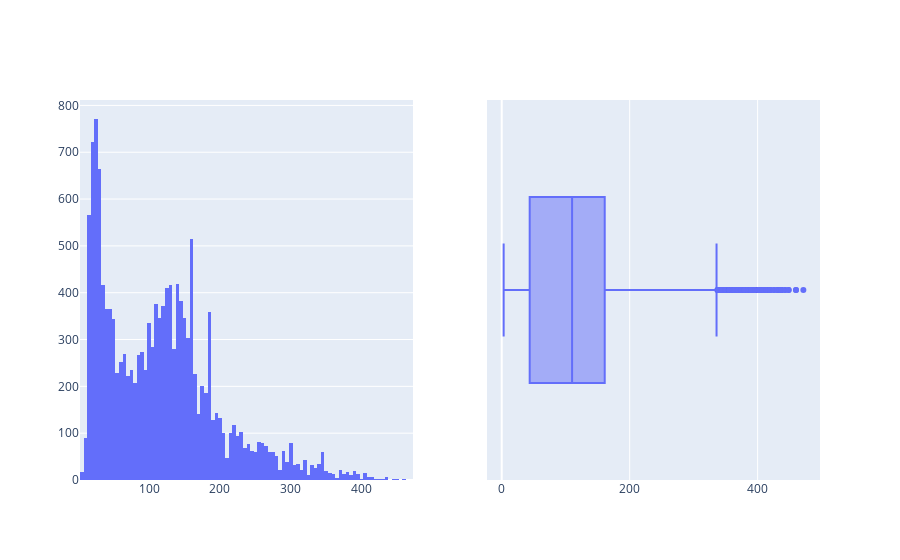

The notebook cell saved with this chart:
### Code cell
# Subplots
from plotly.subplots import make_subplots
fig = make_subplots(rows=1, cols=2)
fig.add_trace(px.histogram(df, x = 'price').data[0], row=1, col=1)
fig.add_trace(px.box(df, x = 'price').data[0], row=1, col=2)
fig.show()

### Figure 1 — Plotly figure (JSON) as saved in the notebook; plotly's stock layout.template omitted (floating-point values rounded to 4 significant figures; data arrays with more than 128 entries replaced by an {"elided": "..."} marker saying what was removed)
{"data": [{"alignmentgroup": "True", "bingroup": "x", "hovertemplate": "Price=%{x}<br>count=%{y}<extra></extra>", "legendgroup": "", "marker": {"color": "#636efa", "pattern": {"shape": ""}}, "name": "", "offsetgroup": "", "orientation": "v", "showlegend": false, "type": "histogram", "x": {"elided": "14741 float values"}, "xaxis": "x", "yaxis": "y"}, {"alignmentgroup": "True", "hovertemplate": "Price=%{x}<extra></extra>", "legendgroup": "", "marker": {"color": "#636efa"}, "name": "", "notched": false, "offsetgroup": "", "orientation": "h", "showlegend": false, "type": "box", "x": {"elided": "14741 float values"}, "x0": " ", "xaxis": "x2", "y0": " ", "yaxis": "y2"}], "layout": {"xaxis": {"anchor": "y", "domain": [0, 0.45]}, "xaxis2": {"anchor": "y2", "domain": [0.55, 1]}, "yaxis": {"anchor": "x", "domain": [0, 1]}, "yaxis2": {"anchor": "x2", "domain": [0, 1]}}}
